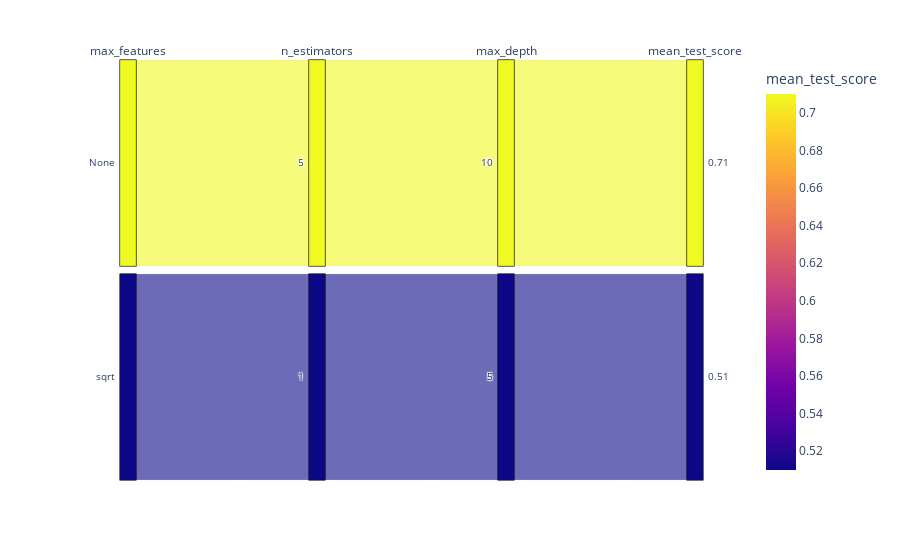

The notebook cell this image was saved under:
### Markdown cell above
### Visualization of parameterized grid search result

### Code cell
import plotly.express as px

fig = px.parallel_categories(
    df_cv_rf.iloc[:,:-1],
    color='mean_test_score'
)
fig.show()

### Figure 1 — Plotly figure (JSON) as saved in the notebook; plotly's stock layout.template omitted (floating-point values rounded to 4 significant figures)
{"data": [{"dimensions": [{"label": "max_features", "values": ["None", "sqrt"]}, {"label": "n_estimators", "values": [5, 1]}, {"label": "max_depth", "values": [10, 5]}, {"label": "mean_test_score", "values": [0.71, 0.51]}], "domain": {"x": [0, 1], "y": [0, 1]}, "line": {"color": [0.71, 0.51], "coloraxis": "coloraxis"}, "name": "", "type": "parcats"}], "layout": {"coloraxis": {"colorbar": {"title": {"text": "mean_test_score"}}, "colorscale": [[0, "#0d0887"], [0.1111, "#46039f"], [0.2222, "#7201a8"], [0.3333, "#9c179e"], [0.4444, "#bd3786"], [0.5556, "#d8576b"], [0.6667, "#ed7953"], [0.7778, "#fb9f3a"], [0.8889, "#fdca26"], [1, "#f0f921"]]}, "legend": {"tracegroupgap": 0}, "margin": {"t": 60}}}
